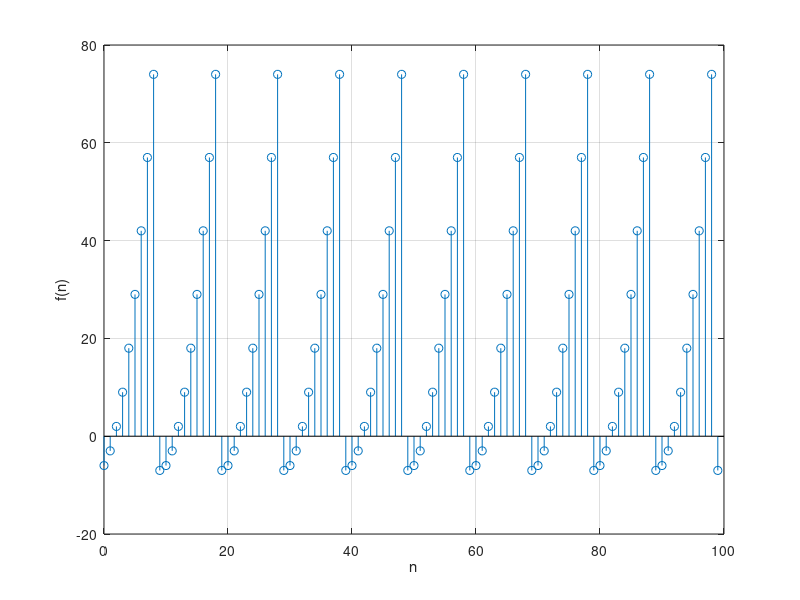

MATLAB code to generate this figure:
%Initialization of values
n=0:99; %Range of values; x-component
f=0:99; %Values in which the function will be based on

for i=1:100 %Value of the index, since a 0 index does not exist
    k=i;
    while k >= 10 %Returns the value of the index to 10
        k = k - 10;
    end
    f(i) = (k.^2) - 7; %Conditional statements of the loop
end

stem(n,f)
grid on
xlabel 'n'
ylabel 'f(n)'